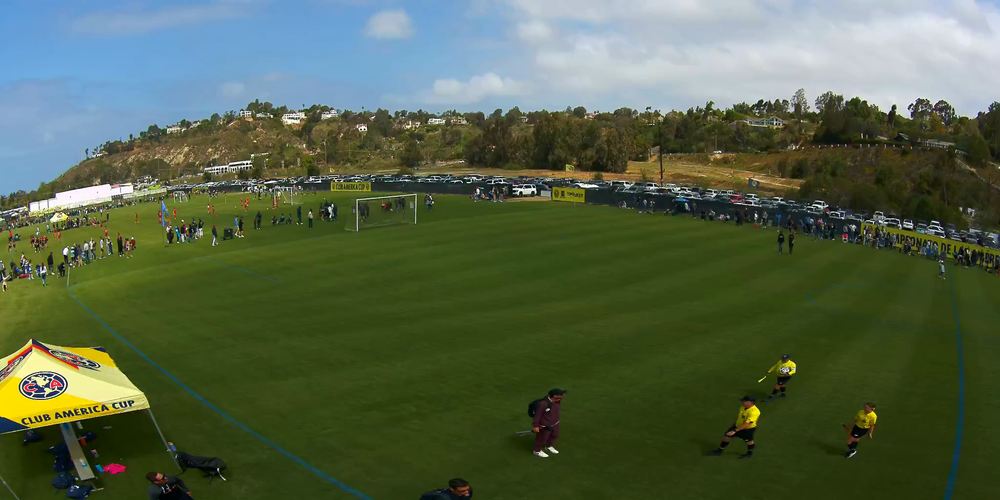
#> input picture utils/stitchtest/frame000000_01_left.png, 1000 x 500 px, shrunk from 2048 x 1024 before the run
$ python -i load_calibration.py   (imports and definitions only)
#> lines starting #> are read from the running program, lines starting #| are printed output that depends on the picture
# load_calibration.py
"""
Module: load_calibration.py

Handles loading of calibration JSON, parsing intrinsics, distortion,
and optional presentation-space extrinsics, with detailed logging.
Supports both OpenCV and Three.js calibration formats.
"""
import json
import numpy as np
from pathlib import Path
import camlogger
from camlogger import log_intrinsics, log_distortion, log_extrinsics

def log_raw_calibration(data: dict):
    """
    Log all raw calibration data from JSON before any adjustments.

    Args:
        data (dict): Raw calibration data from JSON
    """
    align = data['alignment']
    calibration_method = align.get('calibration_method', 'three_js').lower()
    is_opencv = calibration_method == 'opencv'

    # Log field dimensions and reference plane depth
    Z_ref = align.get('field_length', 105.0)
    field_width = align.get('field_width', 68.0)
    camlogger.logger.info("")
    camlogger.logger.info("=== Field Dimensions ===")
    camlogger.logger.info(f"Field length (Z_ref) = {Z_ref:.6f} meters")
    camlogger.logger.info(f"Field width = {field_width:.6f} meters")

    # Log raw intrinsic matrices
    for side in ['left', 'right']:
        K_key = f'intrinsic_{side}'
        K = np.array(list(map(float, align[K_key].split(','))), dtype=float).reshape(3, 3)
        log_intrinsics(K, f"Raw {K_key}")

    # Log raw distortion coefficients
    for side in ['left', 'right']:
        D_key = f'distortion_{side}'
        D_raw = np.array(list(map(float, align[D_key].split(','))), dtype=float)
        if is_opencv:
            log_distortion(f"Raw {D_key}", D_raw, is_opencv=True)
        else:
            # For Three.js format, show all 14 coefficients
            coeffs = ["k1", "k2", "p1", "p2", "k3", "k4", "k5", "k6"]
            coeffs.extend([f"unused{i}" for i in range(6)])  # Last 6 elements are unused
            coeff_str = ", ".join([f"{name}={val:10.6f}" for name, val in zip(coeffs, D_raw)])
            camlogger.logger.info(f"Raw {D_key} (Three.js format, 14 elements):")
            camlogger.logger.info(f"[ {coeff_str} ]")
            camlogger.logger.info("")

    # Log raw lens-to-camera extrinsic matrices
    for side in ['left', 'right']:
        M_key = f'lens_{side}2camera'
        if M_key in align:
            M = np.array(list(map(float, align[M_key].split(','))), dtype=float).reshape(4, 4)
            log_extrinsics(f"Raw {M_key}", M)

    # Log raw camera2presentation matrix if available
    if 'camera2presentation' in align:
        extrinsic = np.array(list(map(float, align['camera2presentation'].split(','))), dtype=float).reshape(4, 4)
        log_extrinsics("Raw camera2presentation", extrinsic)

# [194 lines left out: functions adjust_calibration, log_adjusted_calibration, load_calibration, not called in this run]

>>> import cv2
>>> picture = cv2.imread('stitchtest/frame000000_01_left.png', cv2.IMREAD_GRAYSCALE)
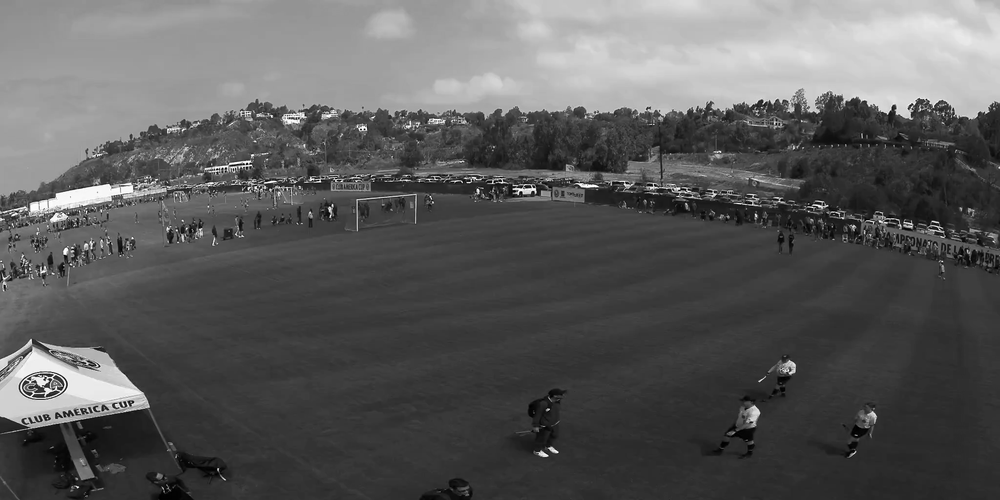
#> picture: shape (500, 1000); min 0, max 255, mean 91.1
#> (the run stopped early here; a loop or call above may not have finished)

$ run again, on utils/stitchtest/frame000000_01_right.png
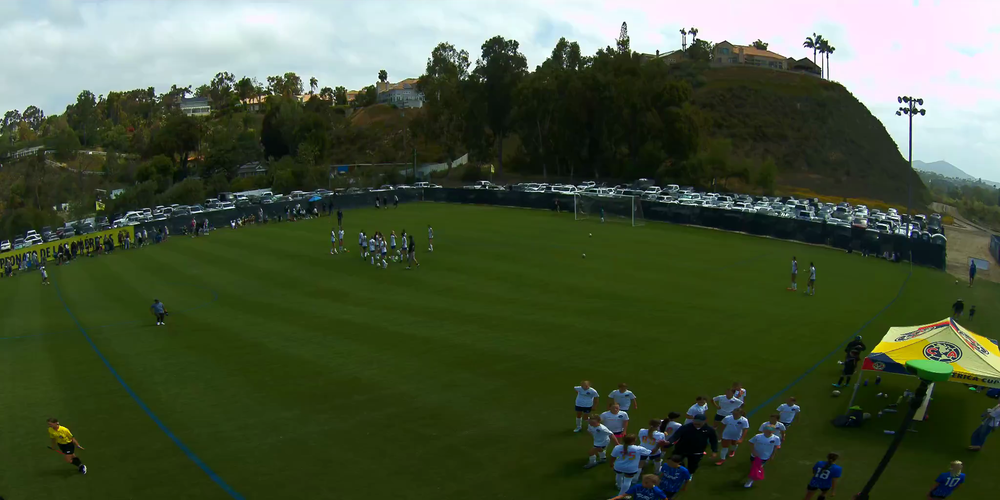
#> input picture utils/stitchtest/frame000000_01_right.png, 1000 x 500 px, shrunk from 2048 x 1024 before the run
#> `picture = cv2.imread('stitchtest/frame000000_01_left.png', cv2.IMREAD_..`:
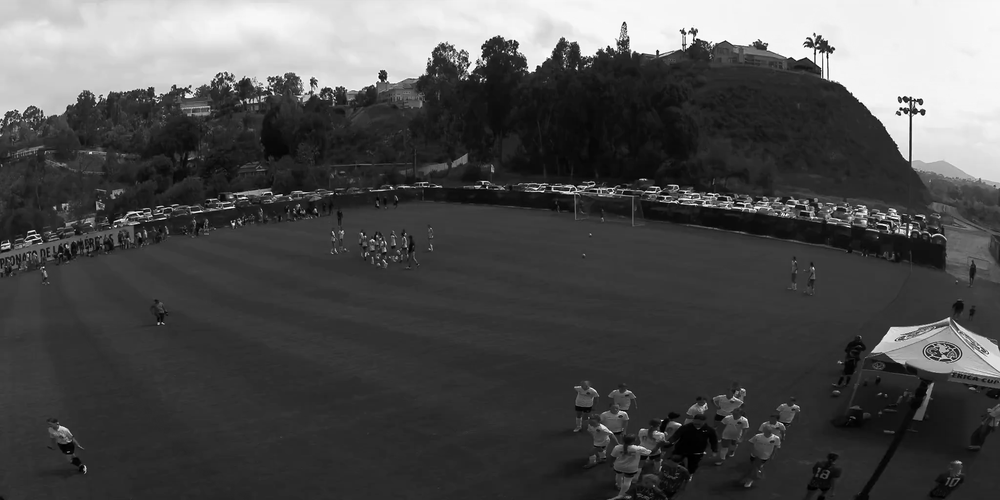
#> picture: shape (500, 1000); min 0, max 255, mean 78

$ run again, on utils/stitchtest/frame000000_03_right_ud.png
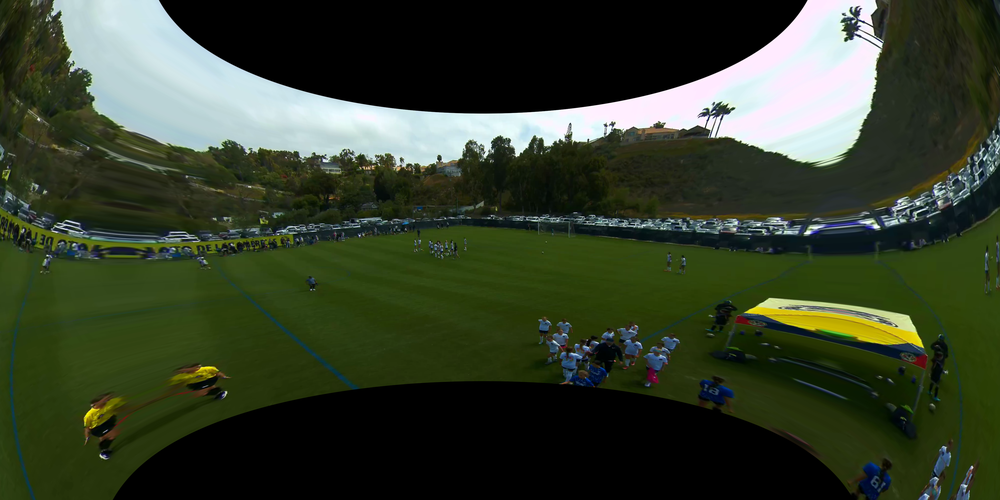
#> input picture utils/stitchtest/frame000000_03_right_ud.png, 1000 x 500 px, shrunk from 4096 x 2048 before the run
#> `picture = cv2.imread('stitchtest/frame000000_01_left.png', cv2.IMREAD_..`:
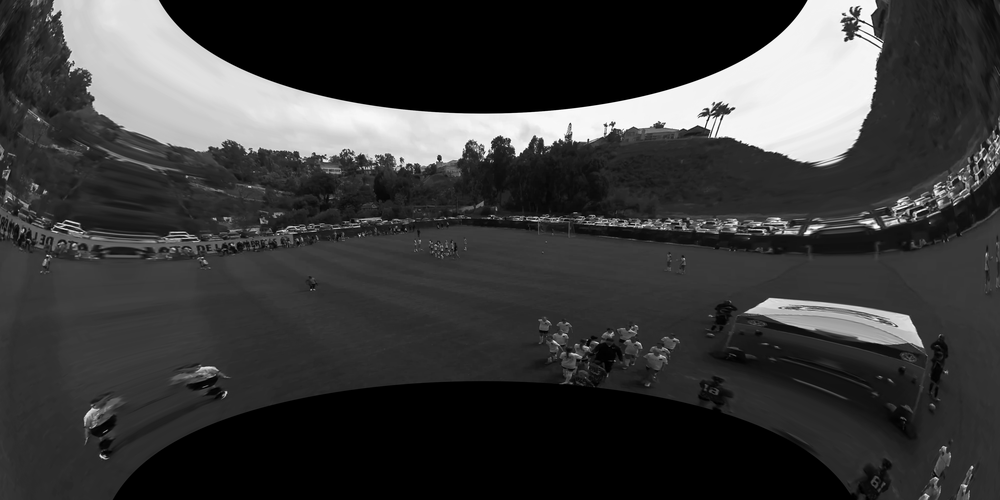
#> picture: shape (500, 1000); min 0, max 255, mean 57.8
